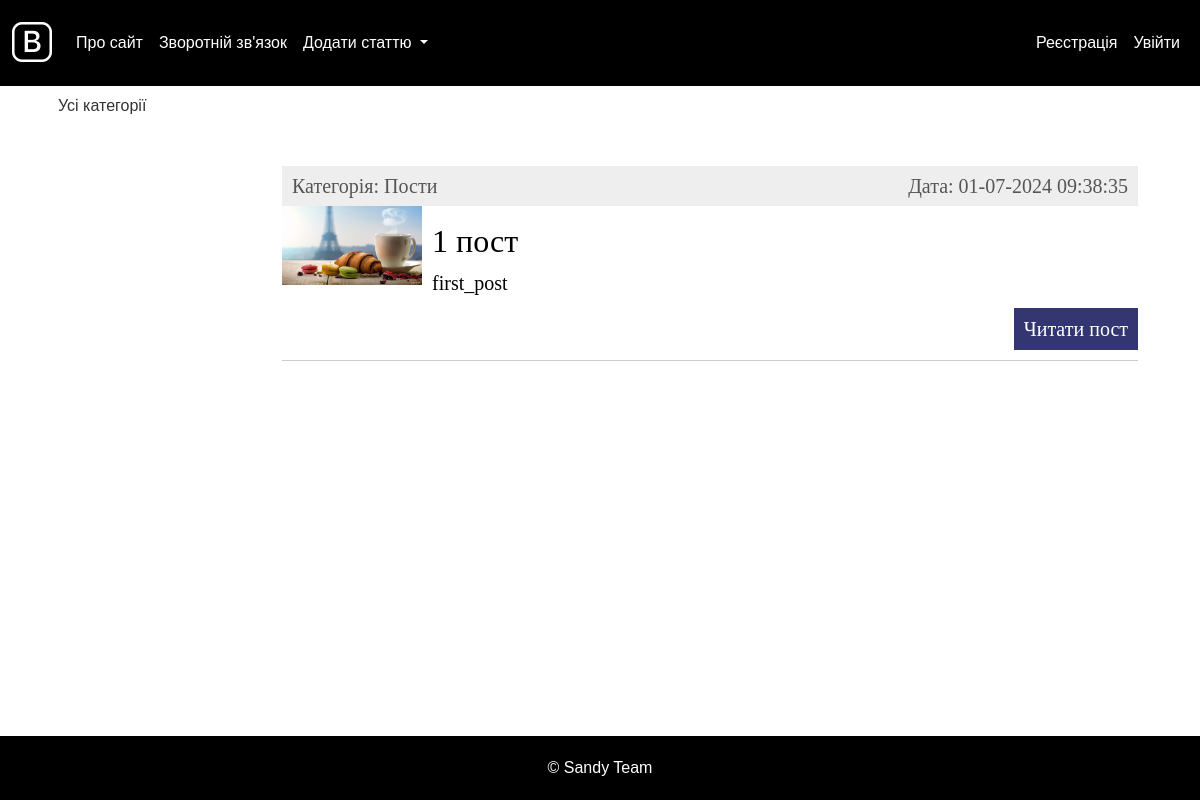
The app's page /, older data.
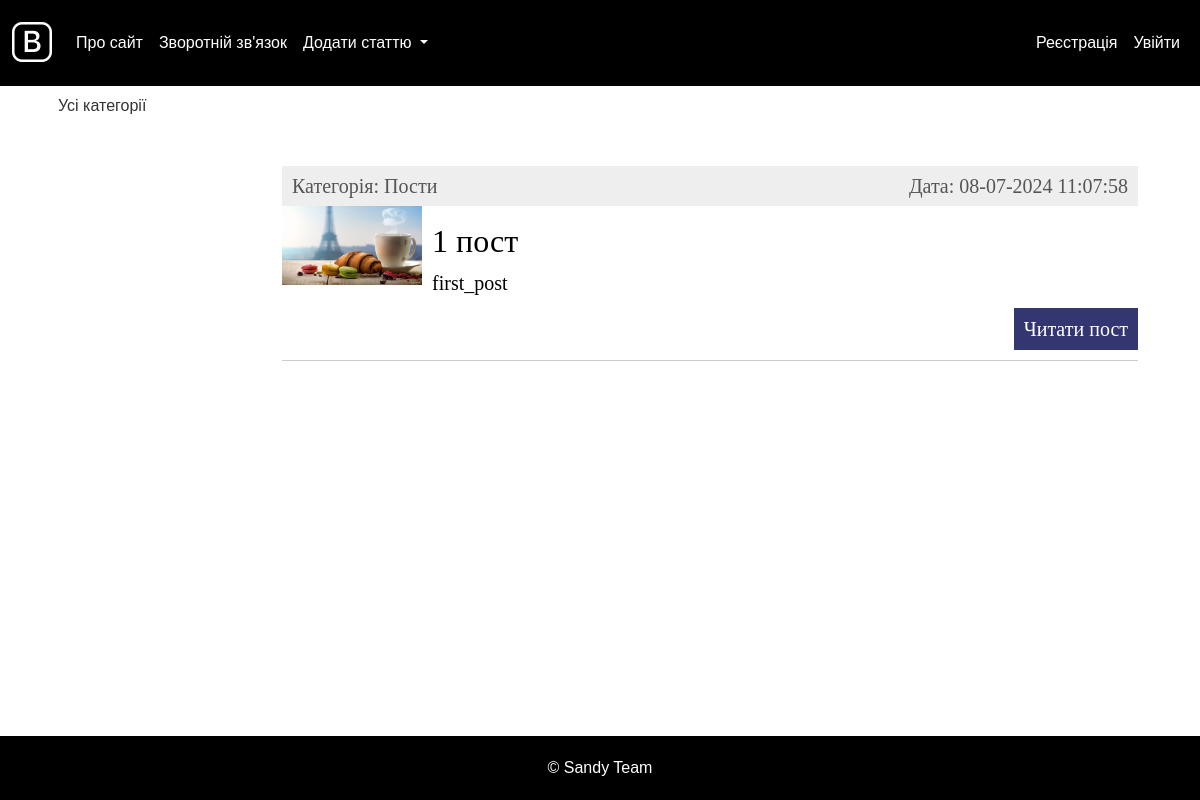
The same page, newer data.
### blog/models.py (models this page shows, shortened)
class Blog(models.Model):
    DRAFT = 'draft'
    PUBLISHED = 'published'
    STATUS_CHOICES = [
        (DRAFT, 'Чернетка'),
        (PUBLISHED, 'Опублікована'),
    ]
    title = models.CharField(max_length=255, verbose_name="Заголовок")
    slug = models.SlugField(max_length=255, unique=True, verbose_name="URL")
    content = models.TextField(blank=True, verbose_name="Текст статті")
    photo = models.ImageField(upload_to="photos/%Y/%m/%d/", verbose_name="Фото", blank=True, null=True)
    time_create = models.DateTimeField(auto_now_add=True, verbose_name="Час створення")
    time_update = models.DateTimeField(auto_now=True, verbose_name="Час оновлення")
    status = models.CharField(max_length=10, choices=STATUS_CHOICES, default=DRAFT, verbose_name="Статус")
    cat = models.ForeignKey('Category', on_delete=models.PROTECT, verbose_name="Категорія")
    author = models.ForeignKey(settings.AUTH_USER_MODEL, on_delete=models.CASCADE, related_name='posts', verbose_name="Автор", null=True)
    likes = models.ManyToManyField(settings.AUTH_USER_MODEL, related_name='liked_posts', blank=True, verbose_name="Лайки", through='PostLike')
    dislikes = models.ManyToManyField(settings.AUTH_USER_MODEL, related_name='disliked_posts', blank=True, verbose_name="Дизлайки", through='PostDislike')
    tags = TaggableManager()
    def get_absolute_url(self):
        return reverse('post', kwargs={'post_slug': self.slug})
    class Meta:
        verbose_name = 'Запис блогу'
        verbose_name_plural = 'Записи блогу'
        ordering = ['id']

class Category(models.Model):
    name = models.CharField(max_length=100, verbose_name="Назва категорії")
    slug = models.SlugField(max_length=255, unique=True, verbose_name="URL")
    def __str__(self):
        return self.name
    class Meta:
        verbose_name = 'Категорія'
        verbose_name_plural = 'Категорії'
        ordering = ['id']

### blog/views.py (the view)
# urls.py: path('', views.BlogHome.as_view(), name='home'),
class BlogHome(ListView):
        model = Blog
        template_name = 'index.html'
        context_object_name = 'posts'
        def get_context_data(self, **kwargs):
            context = super().get_context_data(**kwargs)
            c_def = {'title': "Головна сторінка"}
            context.update(c_def)
            context.update(menu(self.request))
            return context
        def get_queryset(self):
            return Blog.objects.filter(status='published').select_related('cat')

### blog/utils.py (called while the page is built)
def menu(request):
    user_menu = [{'title': "Про сайт", 'url_name': 'about'},
                 {'title': "Додати статтю", 'url_name': 'add_page'},
                 {'title': "Зворотній зв'язок", 'url_name': 'contact'}]
    if request.user.is_authenticated:
        user_menu.insert(1, {'title': "Вийти", 'url_name': 'logout'})
    else:
        user_menu.insert(1, {'title': "Увійти", 'url_name': 'login'})
    return {'menu': user_menu}

### blog/templates/index.html (shortened to what this page needs)
{% extends 'base.html' %}
{% block content %}
<ul class="list-articles">
    {% for p in posts %}
    <li>
        <div class="article-panel">
            <p class="first">Категорія: {{ p.cat }}</p>
            <p class="last">Дата: {{ p.time_update|date:"d-m-Y H:i:s" }}</p>
        </div>
        {% if p.photo %}
        <p><img class="img-article-left thumb" src="{{ p.photo.url }}"></p>
        {% endif %}
        <h2>{{ p.title }}</h2>
        {% autoescape on %}
        {{ p.content|linebreaks|truncatewords:50 }}
        {% endautoescape %}
        <p class="link-read-post"><a href="{{ p.get_absolute_url }}">Читати пост</a></p>
    </li>
    {% endfor %}
</ul>
{% endblock %}

Row changes from the older to the newer data that the page shows:
changed Blog "1 пост": time_update "01-07-2024 09:38:35" → "08-07-2024 11:07:58"
